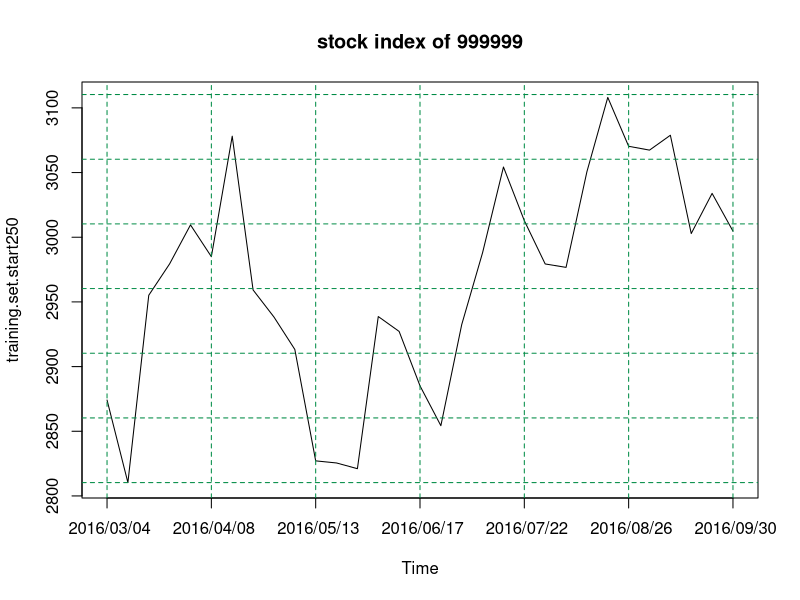
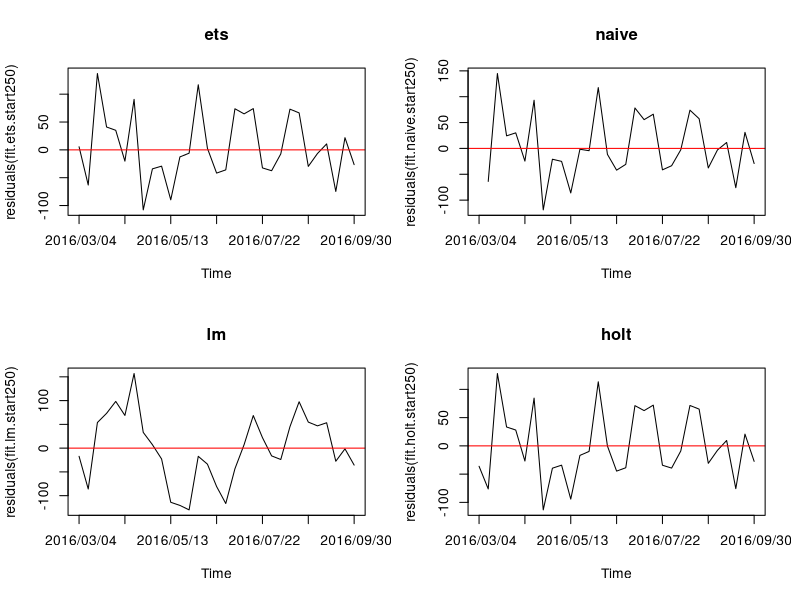
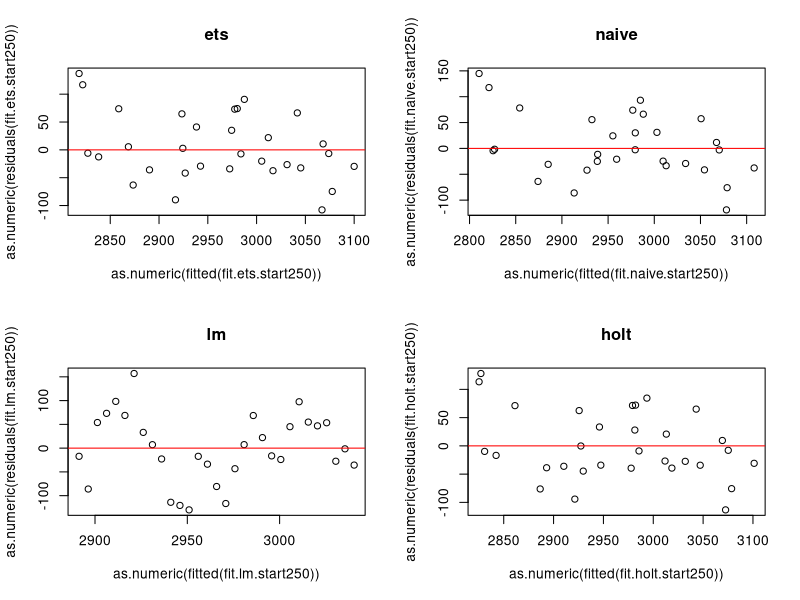
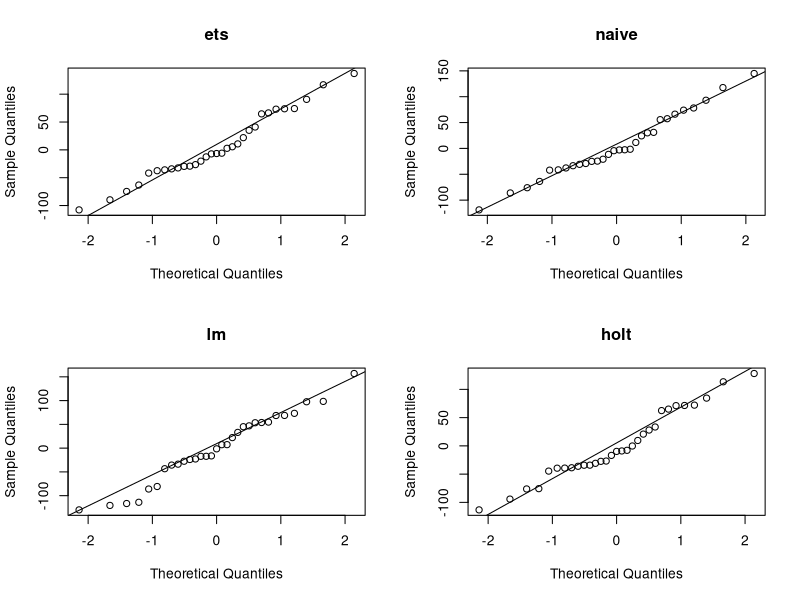
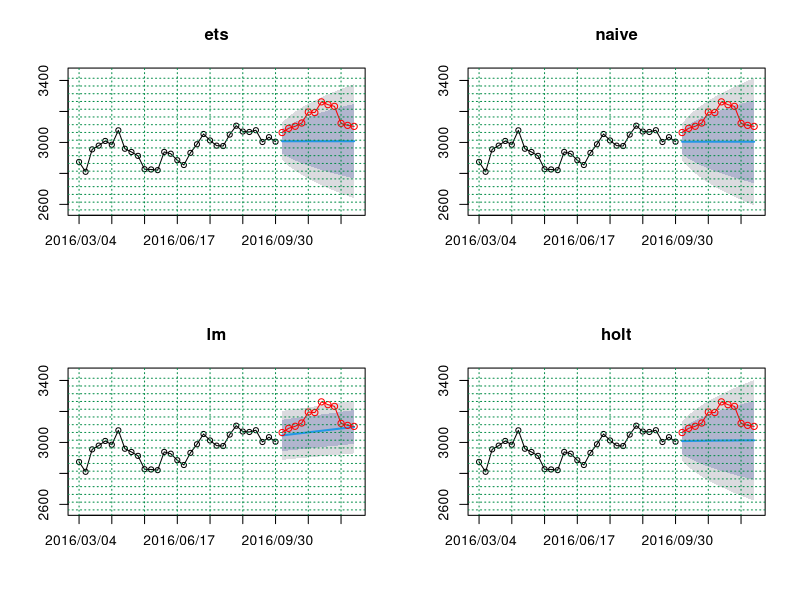
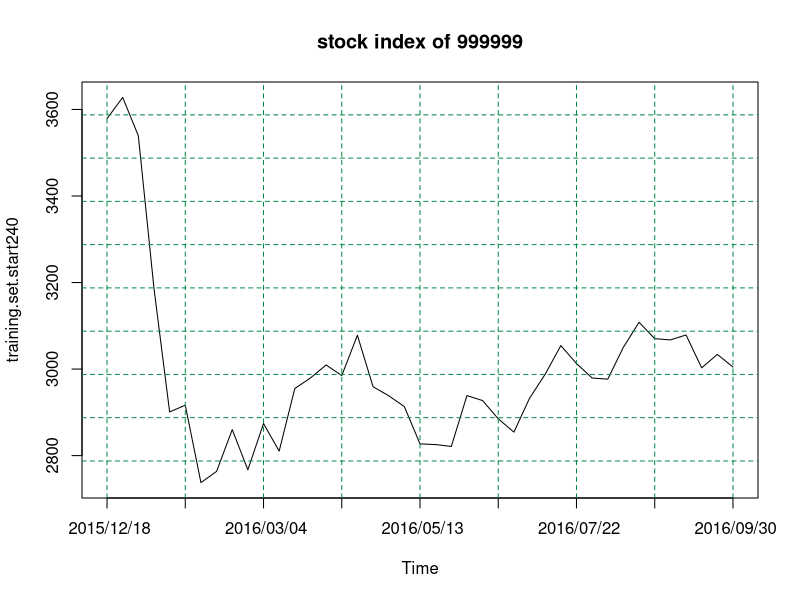
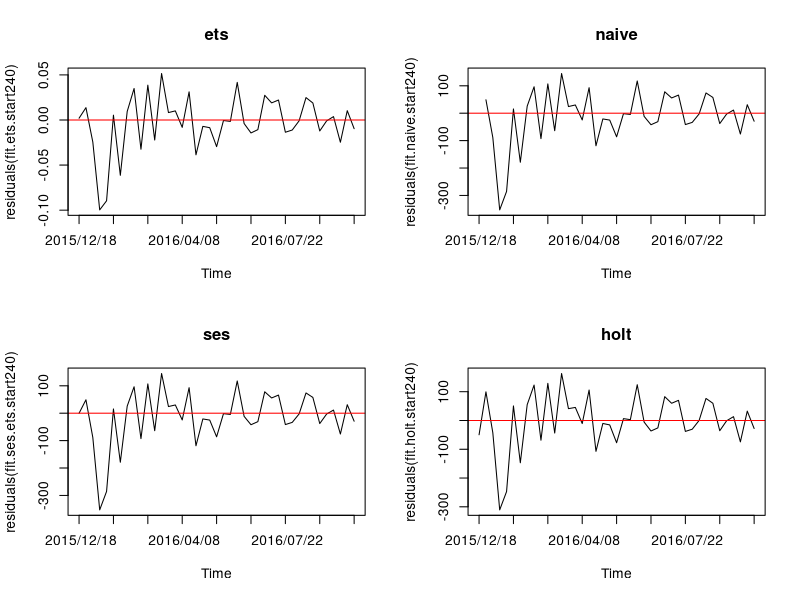
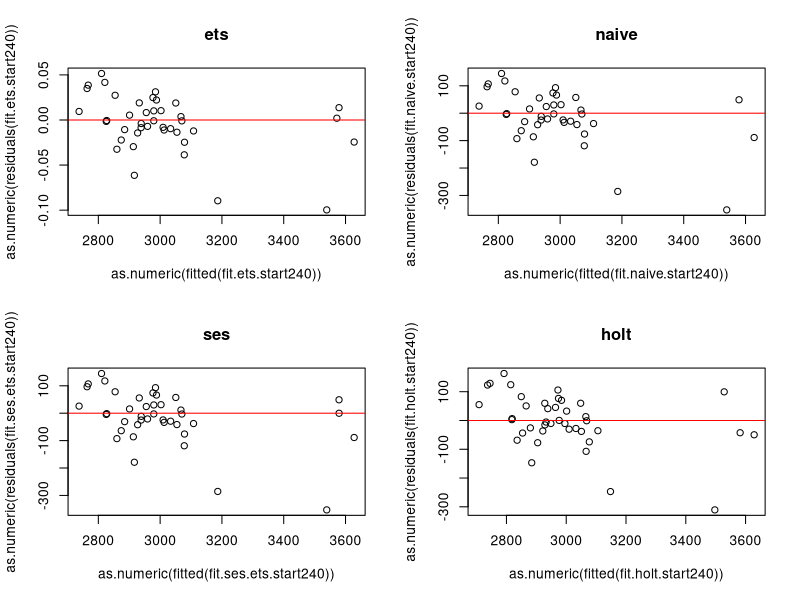

The R script that drew these images, in order:
## ---- chunk 1
suppressMessages(library(forecast))
# suppressMessages(library(quantmod))
# suppressMessages(library(TTR))

setwd("d://MyR//stock//")
original.data <- read.csv("999999.csv")
# View(original.data)
close.price <- as.ts(original.data[,5])

training.set.start250 <- window(close.price, start = 250, end = 280)
test.set <- window(close.price, start = 281)

training.set.start240 <- window(close.price, start = 240, end = 280)
## ---- chunk 2
# dev.off()
par(mfrow = c(1,1))

# plot(training.set.start250)
plot(training.set.start250, axes = FALSE, main = "stock index of 999999")
axis(1, 
     at = seq(tsp(training.set.start250)[1], tsp(training.set.start250)[2], 5), 
     labels = original.data[seq(tsp(training.set.start250)[1], 
                                tsp(training.set.start250)[2], 5), 1])
axis(2)
box()

abline(v = seq(tsp(training.set.start250)[1], tsp(training.set.start250)[2], 5), 
       col = "springgreen4", 
       lty = "dashed",
       lwd = par("lwd"))

abline(h = seq(min(training.set.start250) - 50, 
               max(training.set.start250) + 50, 50), 
       col = "springgreen4", 
       lty = "dashed",
       lwd = par("lwd"))


## ---- chunk 3

### ETS Model
fit.ets.start250 <- ets(training.set.start250)
#summary(fit.ets.start250)

### naive model
fit.naive.start250 <- naive(training.set.start250, h = length(test.set), 
                            level = c(80,95))
# summary(fit.naive.start250)

### ses model
# fit.ses.start250 <- ses(training.set.start250, h = length(test.set),  level = 60)
# summary(fit.ses.start250)

fit.lm.start250 <- forecast(tslm(training.set.start250 ~ trend), 
                            h = length(test.set),  level = c(80,95))


fit.holt.start250 <- holt(training.set.start250, 
                          h = length(test.set),  
                          damped = TRUE,
                          level = c(80,95))
# summary(fit.holt.start250)


## ---- chunk 4
df.training.set.start250 <- rbind(accuracy(fit.ets.start250),
            accuracy(fit.naive.start250),
            # accuracy(fit.ses.start250),
            accuracy(fit.lm.start250),
            accuracy(fit.holt.start250))

row.names(df.training.set.start250) <- c("ets","naive","lm","holt")
print(round(df.training.set.start250, 3))

## ---- chunk 5
# dev.off()
par(mfrow = c(2,2))

plot(residuals(fit.ets.start250), axes = FALSE, main = "ets")
abline(h = 0, col = "red")
axis(1, 
     at = seq(tsp(training.set.start250)[1], tsp(training.set.start250)[2], 5), 
     labels = original.data[seq(tsp(training.set.start250)[1], 
                                tsp(training.set.start250)[2], 5), 1])
axis(2)
box()

plot(residuals(fit.naive.start250), axes = FALSE, main = "naive")
abline(h = 0, col = "red")
axis(1, 
     at = seq(tsp(training.set.start250)[1], tsp(training.set.start250)[2], 5), 
     labels = original.data[seq(tsp(training.set.start250)[1], 
                                tsp(training.set.start250)[2], 5), 1])
axis(2)
box()

# plot(residuals(fit.ses.start250), axes = FALSE, main = "ses")
# abline(h = 0, col = "red")
# axis(1, 
#      at = seq(tsp(training.set.start250)[1], tsp(training.set.start250)[2], 5), 
#      labels = original.data[seq(tsp(training.set.start250)[1], 
#                                 tsp(training.set.start250)[2], 5), 1])
# axis(2)
# box()

plot(residuals(fit.lm.start250), axes = FALSE, main = "lm")
abline(h = 0, col = "red")
axis(1,
     at = seq(tsp(training.set.start250)[1], tsp(training.set.start250)[2], 5),
     labels = original.data[seq(tsp(training.set.start250)[1],
                                tsp(training.set.start250)[2], 5), 1])
axis(2)
box()


plot(residuals(fit.holt.start250), axes = FALSE, main = "holt")
abline(h = 0, col = "red")
axis(1, 
     at = seq(tsp(training.set.start250)[1], tsp(training.set.start250)[2], 5), 
     labels = original.data[seq(tsp(training.set.start250)[1], 
                                tsp(training.set.start250)[2], 5), 1])
axis(2)
box()


## ---- chunk 6
## Because the length of the training set is 30, so upppler limit of lag is 30 / 5

Box.test(residuals(fit.ets.start250), lag=6, fitdf=1)
Box.test(residuals(fit.ets.start250), lag=6, fitdf=1, type = "Lj")

Box.test(residuals(fit.naive.start250), lag=6, fitdf=0)
Box.test(residuals(fit.naive.start250), lag=6, fitdf=0, type = "Lj")

Box.test(residuals(fit.lm.start250), lag=6, fitdf=2)
Box.test(residuals(fit.lm.start250), lag=6, fitdf=2, type = "Lj")

Box.test(residuals(fit.holt.start250), lag=6, fitdf=3)
Box.test(residuals(fit.holt.start250), lag=6, fitdf=3, type = "Lj")

## ---- chunk 7
# dev.off()
par(mfrow = c(2,2))

plot(as.numeric(residuals(fit.ets.start250)) ~ as.numeric(fitted(fit.ets.start250)), 
     main = "ets")
abline(h = 0, col = "red")

plot(as.numeric(residuals(fit.naive.start250)) ~ as.numeric(fitted(fit.naive.start250)), 
     main = "naive")
abline(h = 0, col = "red")

# plot(as.numeric(residuals(fit.ses.start250)) ~ as.numeric(fitted(fit.ses.start250)), 
#      main = "ses")
# abline(h = 0, col = "red")

plot(as.numeric(residuals(fit.lm.start250)) ~ as.numeric(fitted(fit.lm.start250)),
     main = "lm")
abline(h = 0, col = "red")

plot(as.numeric(residuals(fit.holt.start250)) ~ as.numeric(fitted(fit.holt.start250)), 
     main = "holt")
abline(h = 0, col = "red")


## ---- chunk 8
# dev.off()
par(mfrow = c(2,2))

qqnorm(residuals(fit.ets.start250), main = "ets")
qqline(residuals(fit.ets.start250))

qqnorm(as.numeric(residuals(fit.naive.start250)), main = "naive")
qqline(residuals(fit.naive.start250))

# qqnorm(residuals(fit.ses.start250), main = "ses")
# qqline(residuals(fit.ses.start250))

qqnorm(residuals(fit.lm.start250), main = "lm")
qqline(residuals(fit.lm.start250))


qqnorm(residuals(fit.holt.start250), main = "holt")
qqline(residuals(fit.holt.start250))


## ---- chunk 9


df.test.set.start250 <- rbind(accuracy(forecast(fit.ets.start250, 
                                                h = length(test.set)), 
                                       test.set)[2,],
                              
            accuracy(fit.naive.start250, test.set)[2,],
            # accuracy(fit.ses.start250, test.set)[2,],
            
            accuracy(fit.lm.start250, test.set)[2,],
            accuracy(fit.holt.start250, test.set)[2,])

row.names(df.test.set.start250) <- c("ets","naive","lm","holt")
print(round(df.test.set.start250, 3))



## ---- chunk 10
# dev.off()

par(mfrow = c(2,2))


fc.ets.start250 <- forecast(fit.ets.start250, h = length(test.set), 
                            level = c(80,95))

ylim.upper <- max(c(test.set,
                    fc.ets.start250$upper, 
                    fc.ets.start250$x,
                    fit.naive.start250$upper,
                    fit.lm.start250$upper,
                    fit.holt.start250$upper)) + 30

ylim.lower <- min(c(test.set,
                    fc.ets.start250$lower, 
                    fc.ets.start250$x,
                    fit.naive.start250$lower,
                    fit.lm.start250$lower,
                    fit.holt.start250$lower)) - 30

###the 1st figure
plot(fc.ets.start250, ylim = c(ylim.lower, ylim.upper),
     type = "o", plot.conf = TRUE, shaded = TRUE, pi.col = "purple",
     axes = FALSE, main = "ets")
lines(test.set, type = "o", col = "red")

axis(1, at = seq(tsp(training.set.start250)[1], tsp(close.price)[2], 5), 
     labels = original.data[seq(tsp(training.set.start250)[1], tsp(close.price)[2], 5), 1])
axis(2)
box()

abline(v = seq(tsp(training.set.start250)[1], tsp(close.price)[2], 5), 
       col = "springgreen4", 
       lty = "dotted",
       lwd = par("lwd"))

abline(h = seq(ylim.lower, ylim.upper, 50), 
       col = "springgreen4", 
       lty = "dotted",
       lwd = par("lwd"))

###the 2nd figure
plot(fit.naive.start250,  ylim = c(ylim.lower, ylim.upper),
     type = "o", plot.conf = TRUE, shaded = TRUE, pi.col = "purple",
     axes = FALSE,   main = "naive")

lines(test.set, type = "o", col = "red")

axis(1, at = seq(tsp(training.set.start250)[1], tsp(close.price)[2], 5), 
     labels = original.data[seq(tsp(training.set.start250)[1], tsp(close.price)[2], 5), 1])
axis(2)
box()

abline(v = seq(tsp(training.set.start250)[1], tsp(close.price)[2], 5), 
       col = "springgreen4", 
       lty = "dotted",
       lwd = par("lwd"))

abline(h = seq(ylim.lower, ylim.upper, 50), 
       col = "springgreen4", 
       lty = "dotted",
       lwd = par("lwd"))

###the 3rd figure
# plot(fit.ses.start250, ylim = c(ylim.lower, ylim.upper),
#      type = "o", plot.conf = TRUE, shaded = FALSE, pi.col = "purple",
#      axes = FALSE,main = "ses")

plot(fit.lm.start250, ylim = c(ylim.lower, ylim.upper),
     type = "o", plot.conf = TRUE, shaded = TRUE, pi.col = "purple",
     axes = FALSE,main = "lm")

lines(test.set, type = "o", col = "red")

axis(1, at = seq(tsp(training.set.start250)[1], tsp(close.price)[2], 5), 
     labels = original.data[seq(250, tsp(close.price)[2], 5), 1])
axis(2)
box()

abline(v = seq(tsp(training.set.start250)[1], tsp(close.price)[2], 5), 
       col = "springgreen4", 
       lty = "dotted",
       lwd = par("lwd"))

abline(h = seq(ylim.lower, ylim.upper, 50), 
       col = "springgreen4", 
       lty = "dotted",
       lwd = par("lwd"))

###the 4th figure
plot(fit.holt.start250, ylim = c(ylim.lower, ylim.upper),
     type = "o", plot.conf = TRUE, shaded = TRUE, pi.col = "purple",
     axes = FALSE,  main = "holt")

lines(test.set, type = "o", col = "red")

axis(1, at = seq(tsp(training.set.start250)[1], tsp(close.price)[2], 5), 
     labels = original.data[seq(250, tsp(close.price)[2], 5), 1])
axis(2)
box()

abline(v = seq(tsp(training.set.start250)[1], tsp(close.price)[2], 5), 
       col = "springgreen4", 
       lty = "dotted",
       lwd = par("lwd"))

abline(h = seq(ylim.lower, ylim.upper, 50), 
       col = "springgreen4", 
       lty = "dotted",
       lwd = par("lwd"))

## ---- chunk 11
# dev.off()
par(mfrow = c(1,1))


# plot(training.set.start250)
plot(training.set.start240, axes = FALSE, main = "stock index of 999999")
axis(1, at = seq(tsp(training.set.start240)[1], tsp(training.set.start240)[2], 5), 
     labels = original.data[seq(tsp(training.set.start240)[1], tsp(training.set.start240)[2], 5), 1])
axis(2)
box()

abline(v = seq(tsp(training.set.start240)[1], tsp(training.set.start240)[2], 5), 
       col = "springgreen4", 
       lty = "dashed",
       lwd = par("lwd"))

abline(h = seq(min(training.set.start240) - 50, 
               max(training.set.start240) + 50, 100), 
       col = "springgreen4", 
       lty = "dashed",
       lwd = par("lwd"))


## ---- chunk 12

### ETS(MNN) Model
(fit.ets.start240 <- ets(training.set.start240))


### naive model
fit.naive.start240 <- naive(training.set.start240, 
                            h = length(test.set),
                            level = c(80,95))

# BoxCox.lambda(training.set.start240)
##fit.ses.start240 <- ses(BoxCox(training.set.start240, lambda = -0.5), level = 60, lambda = -0.5)
fit.ses.ets.start240 <- ets(training.set.start240, model = "ANN")
##forecast(fit.ses.ets, level = 60)

##accuracy(fit.ses.ets)

fit.holt.start240 <- holt(training.set.start240, 
                          h = length(test.set),
                          level = c(80,95), damped = TRUE)


## ---- chunk 13
df.training.set.start240 <- rbind(accuracy(fit.ets.start240),
            accuracy(fit.naive.start240),
            accuracy(fit.ses.ets.start240),
            accuracy(fit.holt.start240))

row.names(df.training.set.start240) <- c("ets","naive","ses","holt")

print(round(df.training.set.start240, 3))

## ---- chunk 14
# dev.off()
par(mfrow = c(2,2))

plot(residuals(fit.ets.start240), axes = FALSE, main = "ets")
abline(h = 0, col = "red")
axis(1, at = seq(tsp(training.set.start240)[1], tsp(training.set.start240)[2], 5), 
     labels = original.data[seq(tsp(training.set.start240)[1], tsp(training.set.start240)[2], 5), 1])
axis(2)
box()

plot(residuals(fit.naive.start240), axes = FALSE, main = "naive")
abline(h = 0, col = "red")
axis(1, at = seq(tsp(training.set.start240)[1], tsp(training.set.start240)[2], 5), 
     labels = original.data[seq(tsp(training.set.start240)[1], tsp(training.set.start240)[2], 5), 1])
axis(2)
box()

plot(residuals(fit.ses.ets.start240), axes = FALSE, main = "ses")
abline(h = 0, col = "red")
axis(1, at = seq(tsp(training.set.start240)[1], tsp(training.set.start240)[2], 5), 
     labels = original.data[seq(tsp(training.set.start240)[1], tsp(training.set.start240)[2], 5), 1])
axis(2)
box()

plot(residuals(fit.holt.start240), axes = FALSE, main = "holt")
abline(h = 0, col = "red")
axis(1, at = seq(tsp(training.set.start240)[1], tsp(training.set.start240)[2], 5), 
     labels = original.data[seq(tsp(training.set.start240)[1], tsp(training.set.start240)[2], 5), 1])
axis(2)
box()


## ---- chunk 15
Box.test(residuals(fit.ets.start240), lag=8, fitdf=1)
Box.test(residuals(fit.ets.start240), lag=8, fitdf=1, type = "Lj")

Box.test(residuals(fit.naive.start240), lag=8, fitdf=0)
Box.test(residuals(fit.naive.start240), lag=8, fitdf=0, type = "Lj")

Box.test(residuals(fit.ses.ets.start240), lag=8, fitdf=1)
Box.test(residuals(fit.ses.ets.start240), lag=8, fitdf=1, type = "Lj")

Box.test(residuals(fit.holt.start240), lag=8, fitdf=3)
Box.test(residuals(fit.holt.start240), lag=8, fitdf=3, type = "Lj")


## ---- chunk 16
# dev.off()
par(mfrow = c(2,2))

plot(as.numeric(residuals(fit.ets.start240)) ~ as.numeric(fitted(fit.ets.start240)), 
     main = "ets")
abline(h = 0, col = "red")

plot(as.numeric(residuals(fit.naive.start240)) ~ as.numeric(fitted(fit.naive.start240)), 
     main = "naive")
abline(h = 0, col = "red")

plot(as.numeric(residuals(fit.ses.ets.start240)) ~ as.numeric(fitted(fit.ses.ets.start240)), 
     main = "ses")
abline(h = 0, col = "red")

plot(as.numeric(residuals(fit.holt.start240)) ~ as.numeric(fitted(fit.holt.start240)), 
     main = "holt")
abline(h = 0, col = "red")


## ---- chunk 17
# dev.off()
par(mfrow = c(2,2))

qqnorm(residuals(fit.ets.start240), main = "ets")
qqline(residuals(fit.ets.start240))

qqnorm(as.numeric(residuals(fit.naive.start240)), main = "naive")
qqline(residuals(fit.naive.start240))

qqnorm(residuals(fit.ses.ets.start240), main = "ses")
qqline(residuals(fit.ses.ets.start240))

qqnorm(residuals(fit.holt.start240), main = "holt")
qqline(residuals(fit.holt.start240))


## ---- chunk 18

df.test.set.start240 <- rbind(accuracy(forecast(fit.ets.start240, 
                                                h = length(test.set)), 
                                       test.set)[2,],
                              
                              accuracy(fit.naive.start240, test.set)[2,],
                              
                              accuracy(forecast(fit.ses.ets.start240, 
                                                h = length(test.set)), 
                                       test.set)[2,],
                              
                              accuracy(fit.holt.start240, test.set)[2,])

row.names(df.test.set.start240) <- c("ets","naive","ses","holt")
print(round(df.test.set.start240, 3))

## ---- chunk 19
# dev.off()
fc.ets.start240 <- forecast(fit.ets.start240, h = length(test.set), 
                            level = c(80,95))

ylim.upper.start240 <- max(c(fc.ets.start240$upper, 
                    fc.ets.start240$x,
                    fit.naive.start240$upper,
                    fit.ses.ets.start240$upper,
                    fit.holt.start240$upper)) + 30

ylim.lower.start240 <- min(c(fc.ets.start240$lower, 
                    fc.ets.start240$x,
                    fit.naive.start240$lower,
                    fit.ses.ets.start240$lower,
                    fit.holt.start240$lower)) - 30


par(mfrow = c(2,2))

###the 1st figure
plot(fc.ets.start240, 
     ylim = c(ylim.lower.start240, ylim.upper.start240),
     type = "o", plot.conf = TRUE, shaded = TRUE, pi.col = "purple",
     axes = FALSE, main = "ets")
lines(test.set, col = "red")

axis(1, at = seq(tsp(training.set.start240)[1], tsp(close.price)[2], 5), 
     labels = original.data[seq(tsp(training.set.start240)[1], tsp(close.price)[2], 5), 1])
axis(2)
box()

abline(v = seq(tsp(training.set.start240)[1], tsp(close.price)[2], 5), 
       col = "springgreen4", 
       lty = "dotted",
       lwd = par("lwd"))

abline(h = seq(ylim.lower.start240, ylim.upper.start240, 50), 
       col = "springgreen4", 
       lty = "dotted",
       lwd = par("lwd"))

###the 2nd figure
plot(fit.naive.start240,  ylim = c(ylim.lower.start240, ylim.upper.start240),
     type = "o", plot.conf = TRUE, shaded = TRUE, pi.col = "purple",
     axes = FALSE,   main = "naive")

lines(test.set, col = "red")

axis(1, at = seq(tsp(training.set.start240)[1], tsp(close.price)[2], 5), 
     labels = original.data[seq(tsp(training.set.start240)[1], tsp(close.price)[2], 5), 1])
axis(2)
box()

abline(v = seq(tsp(training.set.start240)[1], tsp(close.price)[2], 5), 
       col = "springgreen4", 
       lty = "dotted",
       lwd = par("lwd"))

abline(h = seq(ylim.lower.start240, ylim.upper.start240, 50), 
       col = "springgreen4", 
       lty = "dotted",
       lwd = par("lwd"))

###the 3rd figure

plot(forecast(fit.ses.ets.start240, h = length(test.set), level = c(80,95)), 
     ylim = c(ylim.lower.start240, ylim.upper.start240),
     type = "o", plot.conf = TRUE, shaded = TRUE, pi.col = "purple",
     axes = FALSE, main = "ets")
lines(test.set, col = "red")

axis(1, at = seq(tsp(training.set.start240)[1], tsp(close.price)[2], 5), 
     labels = original.data[seq(tsp(training.set.start240)[1], tsp(close.price)[2], 5), 1])
axis(2)
box()

abline(v = seq(tsp(training.set.start240)[1], tsp(close.price)[2], 5), 
       col = "springgreen4", 
       lty = "dotted",
       lwd = par("lwd"))

abline(h = seq(ylim.lower.start240, ylim.upper.start240, 50), 
       col = "springgreen4", 
       lty = "dotted",
       lwd = par("lwd"))

###the 4th figure
plot(fit.holt.start240, ylim = c(ylim.lower.start240, ylim.upper.start240),
     type = "o", plot.conf = TRUE, shaded = TRUE, pi.col = "purple",
     axes = FALSE,  main = "holt")

lines(test.set, col = "red")

axis(1, at = seq(tsp(training.set.start240)[1], tsp(close.price)[2], 5), 
     labels = original.data[seq(tsp(training.set.start240)[1], tsp(close.price)[2], 5), 1])
axis(2)
box()

abline(v = seq(tsp(training.set.start240)[1], tsp(close.price)[2], 5), 
       col = "springgreen4", 
       lty = "dotted",
       lwd = par("lwd"))

abline(h = seq(ylim.lower.start240, ylim.upper.start240, 50), 
       col = "springgreen4", 
       lty = "dotted",
       lwd = par("lwd"))
## ---- chunk 20
Box.test(residuals(fit.holt.start250), lag=6, fitdf=3)
Box.test(residuals(fit.holt.start250), lag=6, fitdf=3, type = "Lj")

Box.test(residuals(fit.ets.start240), lag=8, fitdf=1)
Box.test(residuals(fit.ets.start240), lag=8, fitdf=1, type = "Lj")
## ---- chunk 21
# dev.off()
par(mfrow = c(1,2))

plot(as.numeric(residuals(fit.holt.start250)) ~ as.numeric(fitted(fit.holt.start250)), 
     main = "Holt model for data between 2016-3 and 2016-9")
abline(h = 0, col = "red")

plot(as.numeric(residuals(fit.ets.start240)) ~ as.numeric(fitted(fit.ets.start240)), 
     main = "ETS(MNN) model for data between 2015-12 and 2016-9")
abline(h = 0, col = "red")

## ---- chunk 22
# dev.off()
par(mfrow = c(1,2))

qqnorm(residuals(fit.holt.start250), main = "Holt model for data between 2016-3 and 2016-9")
qqline(residuals(fit.holt.start250))

qqnorm(residuals(fit.ets.start240), main = "ETS(MNN) model for data between 2015-12 and 2016-9")
qqline(residuals(fit.ets.start240))

## ---- chunk 23
# df.test.set.comparison <- rbind(accuracy(forecast(fit.holt.start250, h = length(test.set)), test.set)[2,],
#             accuracy(forecast(fit.ets.start240, h = length(test.set)), test.set)[2,])

df.test.set.comparison <- rbind(accuracy(fit.holt.start250, test.set)[2,],
            accuracy(fc.ets.start240, test.set)[2,])

row.names(df.test.set.comparison) <- c("Holt 16/3", "ETS 15/12")
print(round(df.test.set.comparison, 3))


## ---- chunk 24
# dev.off()

ylim.upper.comparison <- max(c(fc.ets.start240$upper, 
                    fc.ets.start240$x,
                    fit.holt.start250$upper)) + 30

ylim.lower.comparison <- min(c(fc.ets.start240$lower, 
                    fc.ets.start240$x,
                    fit.holt.start250$lower)) - 30


par(mfrow = c(1,2))


plot(fit.holt.start250, 
     ylim = c(ylim.lower.comparison, ylim.upper.comparison),
     type = "o", plot.conf = TRUE, shaded = TRUE, pi.col = "purple",
     axes = FALSE, main = "Holt model for data between 2016-3 and 2016-9")
lines(test.set, col = "red")

axis(1, at = seq(tsp(training.set.start250)[1], length(close.price), 5), 
     labels = FALSE)

text(seq(tsp(training.set.start250)[1], length(close.price), 5), 
     par("usr")[3] - 60, 
     labels = original.data[seq(tsp(training.set.start250)[1], length(close.price), 5), 1], 
     srt = 45, 
     pos = 1, 
     xpd = TRUE)

axis(2)
box()

abline(v = seq(tsp(training.set.start250)[1], length(close.price), 5), 
       col = "springgreen4", 
       lty = "dotted",
       lwd = par("lwd"))

abline(h = seq(ylim.lower.comparison, ylim.upper.comparison, 50), 
       col = "springgreen4", 
       lty = "dotted",
       lwd = par("lwd"))



###"ETS(MNN) model for data between 2015-12 and 2016-9"
plot(fc.ets.start240, 
     ylim = c(ylim.lower.comparison, ylim.upper.comparison),
     type = "o", plot.conf = TRUE, shaded = TRUE, pi.col = "purple",
     axes = FALSE, main = "ETS(MNN) model for data between 2015-12 and 2016-9")
lines(test.set, col = "red")
axis(1, at = seq(tsp(training.set.start240)[1], length(close.price), 5), 
     labels = FALSE)

text(seq(240, length(close.price), 5), 
     par("usr")[3] - 60, 
     labels = original.data[seq(tsp(training.set.start240)[1], length(close.price), 5), 1], 
     srt = 45, 
     pos = 1, 
     xpd = TRUE)


axis(2)
box()

abline(v = seq(tsp(training.set.start240)[1], length(close.price), 5), 
       col = "springgreen4", 
       lty = "dotted",
       lwd = par("lwd"))

abline(h = seq(ylim.lower.comparison, ylim.upper.comparison, 50), 
       col = "springgreen4", 
       lty = "dotted",
       lwd = par("lwd"))

## ---- chunk 25

rolling.length = 5
df.test.set.comparison <- NULL

for(i in 5:0){
        
        set.boundary <- length(close.price) - i - rolling.length
                
        rolling.training.set <- 
                window(close.price, start = 250, end = set.boundary)
        
        
        rolling.test.set <- window(close.price, start = set.boundary + 1,
                                   end = set.boundary + rolling.length)
        
        
        rolling.fit.holt.5weeks <- holt(rolling.training.set, 
                                        h = rolling.length,  
                                        damped = TRUE,
                                        level = c(80,95))
        
        df.test.set.comparison <- rbind(df.test.set.comparison,
                                        accuracy(rolling.fit.holt.5weeks, rolling.test.set)[2,])
        
        row.names(df.test.set.comparison)[nrow(df.test.set.comparison)] <- paste0("holt",
                as.character(original.data[set.boundary + 1 , 1]))
        
        rolling.fit.ets.5weeks <- forecast(ets(rolling.training.set),
                                  h = rolling.length,
                                  level = c(80,95))

        df.test.set.comparison <- rbind(df.test.set.comparison,
                                        accuracy(rolling.fit.ets.5weeks, rolling.test.set)[2,])

        row.names(df.test.set.comparison)[nrow(df.test.set.comparison)] <- paste0("ets",
                as.character(original.data[set.boundary + 1 , 1]))


        }


print(round(df.test.set.comparison, 2))

## ---- chunk 26

review.length = 5

refined.training.set <- 
        window(close.price, start = 250, end = length(close.price) - review.length)

refined.test.set <- window(close.price,
                           start = length(close.price) - review.length + 1)


refined.fit.holt.last5weeks <- holt(refined.training.set, 
                          h = review.length,  
                          damped = TRUE,
                          level = c(80,95))


summary(refined.fit.holt.last5weeks)

refined.fit.ets.last5weeks <- forecast(ets(refined.training.set), 
                          h = review.length,  
                          level = c(80,95))


summary(refined.fit.ets.last5weeks)


ylim.upper.last5weeks <- max(c(refined.fit.holt.last5weeks$upper, 
                           refined.fit.holt.last5weeks$x, 
                           refined.fit.ets.last5weeks$upper,
                           refined.test.set)) + 30

ylim.lower.last5weeks <- min(c(refined.fit.holt.last5weeks$lower, 
                           refined.fit.holt.last5weeks$x,
                           refined.fit.ets.last5weeks$lower,
                           refined.test.set)) - 30

par(mfrow = c(1,2))
plot(refined.fit.holt.last5weeks,
     ylim = c(ylim.lower.last5weeks, ylim.upper.last5weeks),
     type = "o", plot.conf = TRUE, shaded = TRUE, 
     fcol = "red", pi.col = "red",
     axes = FALSE, main = "Forecast for the last 5 weeks using Holt model")

lines(window(close.price, start = tsp(refined.training.set)[1]), 
      type = "o")

lines(fitted(refined.fit.holt.last5weeks), col = "red")

axis(1, at = seq(tsp(refined.training.set)[1], length(close.price), 5), 
     labels = original.data[seq(tsp(refined.training.set)[1], length(close.price), 5), 1])
axis(2)
box()

abline(v = seq(tsp(refined.training.set)[1], length(close.price), 5),
       col = "springgreen4",
       lty = "dotted",
       lwd = par("lwd"))

abline(h = seq(ylim.lower.last5weeks, ylim.upper.last5weeks, 50),
       col = "springgreen4",
       lty = "dotted",
       lwd = par("lwd"))


plot(refined.fit.ets.last5weeks,
     ylim = c(ylim.lower.last5weeks, ylim.upper.last5weeks),
     type = "o", plot.conf = TRUE, shaded = TRUE, 
     fcol = "red", pi.col = "red",
     axes = FALSE, main = "Forecast for the last 5 weeks using ETS model")

lines(window(close.price, start = tsp(refined.training.set)[1]), 
      type = "o")

lines(fitted(refined.fit.ets.last5weeks), col = "red")

axis(1, at = seq(tsp(refined.training.set)[1], length(close.price), 5), 
     labels = original.data[seq(tsp(refined.training.set)[1], length(close.price), 5), 1])
axis(2)
box()

abline(v = seq(tsp(refined.training.set)[1], length(close.price), 5),
       col = "springgreen4",
       lty = "dotted",
       lwd = par("lwd"))

abline(h = seq(ylim.lower.last5weeks, ylim.upper.last5weeks, 50),
       col = "springgreen4",
       lty = "dotted",
       lwd = par("lwd"))

## ---- chunk 27

refined.dataset.last.week <- window(close.price, start = 250, end = length(close.price) - 1)


refined.fit.holt.last.week <- holt(refined.dataset.last.week, 
                          h = 1,  
                          damped = TRUE,
                          level = 80)


refined.fit.ets.last.week <- forecast(ets(refined.dataset.last.week), 
                          h = 1,  
                          level = 80)


ylim.upper.last.week <- max(c(refined.fit.holt.last.week$upper, 
                              refined.fit.holt.last.week$x,
                              refined.fit.ets.last.week$upper)) + 30

ylim.lower.last.week <- min(c(refined.fit.holt.last.week$lower, 
                              refined.fit.holt.last.week$x,
                              refined.fit.ets.last.week$lower)) - 30

par(mfrow = c(1,2))
plot(refined.fit.holt.last.week,
     ylim = c(ylim.lower.last.week, ylim.upper.last.week),
     type = "o", plot.conf = TRUE, shaded = FALSE, 
     fcol = "red", pi.col = "red",
     axes = FALSE, main = "Forecast for the last week using Holt model")


lines(window(close.price, start = tsp(refined.dataset.last.week)[1]), 
      type = "o")

lines(fitted(refined.fit.holt.last.week), col = "red")

axis(1, at = seq(tsp(refined.dataset.last.week)[1], length(close.price), 5), 
     labels = original.data[seq(tsp(refined.dataset.last.week)[1], length(close.price), 5), 1])
axis(2)
box()

abline(v = seq(tsp(refined.dataset.last.week)[1], length(close.price), 5),
       col = "springgreen4",
       lty = "dotted",
       lwd = par("lwd"))

abline(h = seq(ylim.lower.last.week, ylim.upper.last.week, 50),
       col = "springgreen4",
       lty = "dotted",
       lwd = par("lwd"))

plot(refined.fit.ets.last.week,
     ylim = c(ylim.lower.last.week, ylim.upper.last.week),
     type = "o", plot.conf = TRUE, shaded = FALSE, 
     fcol = "red", pi.col = "red",
     axes = FALSE, main = "Forecast for the last week using ETS model")


lines(window(close.price, start = tsp(refined.dataset.last.week)[1]), 
      type = "o")

lines(fitted(refined.fit.ets.last.week), col = "red")

axis(1, at = seq(tsp(refined.dataset.last.week)[1], length(close.price), 5), 
     labels = original.data[seq(tsp(refined.dataset.last.week)[1], length(close.price), 5), 1])
axis(2)
box()

abline(v = seq(tsp(refined.dataset.last.week)[1], length(close.price), 5),
       col = "springgreen4",
       lty = "dotted",
       lwd = par("lwd"))

abline(h = seq(ylim.lower.last.week, ylim.upper.last.week, 50),
       col = "springgreen4",
       lty = "dotted",
       lwd = par("lwd"))

summary(refined.fit.holt.last.week)

summary(refined.fit.ets.last.week)


## ---- chunk 28

prediction.length = 3

refined.fit.holt <- holt(window(close.price, start = 250), 
                          h = prediction.length,  
                          damped = TRUE,
                          level = 80)

refined.fit.ets <- forecast(ets(window(close.price, start = 250)), 
                          h = prediction.length,  
                          level = 80)

ylim.upper <- max(c(refined.fit.holt$upper, 
                    refined.fit.holt$x,
                    refined.fit.ets$upper)) + 30


ylim.lower <- min(c(refined.fit.holt$lower, 
                    refined.fit.holt$x,
                    refined.fit.ets$lower)) - 30

par(mfrow = c(1,2))
plot(refined.fit.holt, ylim = c(ylim.lower, ylim.upper),
     type = "o", plot.conf = TRUE, shaded = FALSE, 
     fcol = "red", pi.col = "red",
     axes = FALSE, main = "Forecast for the next 3 weeks using Holt model")

lines(fitted(refined.fit.holt), col = "red")

axis(1, at = seq(tsp(refined.fit.holt$x)[1], length(close.price), 5), 
     labels = original.data[seq(tsp(refined.fit.holt$x)[1], length(close.price), 5), 1])
axis(2)
box()

abline(v = seq(tsp(refined.fit.holt$x)[1], length(close.price), 5), 
       col = "springgreen4", 
       lty = "dotted",
       lwd = par("lwd"))

abline(h = seq(ylim.lower, ylim.upper, 50), 
       col = "springgreen4", 
       lty = "dotted",
       lwd = par("lwd"))

plot(refined.fit.ets, ylim = c(ylim.lower, ylim.upper),
     type = "o", plot.conf = TRUE, shaded = FALSE, 
     fcol = "red", pi.col = "red",
     axes = FALSE, main = "Forecast for the next 3 weeks using ETS model")

lines(fitted(refined.fit.ets), col = "red")

axis(1, at = seq(tsp(refined.fit.ets$x)[1], length(close.price), 5), 
     labels = original.data[seq(tsp(refined.fit.ets$x)[1], length(close.price), 5), 1])
axis(2)
box()

abline(v = seq(tsp(refined.fit.ets$x)[1], length(close.price), 5), 
       col = "springgreen4", 
       lty = "dotted",
       lwd = par("lwd"))

abline(h = seq(ylim.lower, ylim.upper, 50), 
       col = "springgreen4", 
       lty = "dotted",
       lwd = par("lwd"))


summary(refined.fit.holt)
summary(refined.fit.ets)
